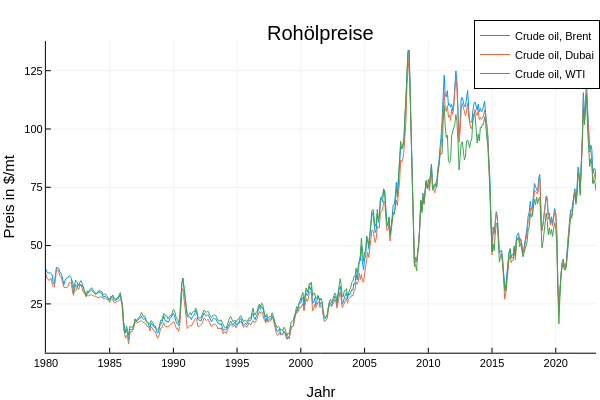

Source (notebook cell):
### Markdown cell above
#### Aufgabe: 
1. Erstelle einen Plot, der 
- die Zeitreihen der Preise für die Rohölsorten Brent, Dubai, WTI und den Average  beinhaltet,
- ab dem Jahr 1980 bis heute läuft und als alle fünf Jahre ein x-label hat, das nur das Jahr (statt dem vollen Datum) darstellt,
- passende Achsen- und Legendenlabels hat,
- ein passendes Theme verwendet.

### Code cell
df_1980 = @pipe  df |> subset(_ , :date => (x -> year.(x).>1979))

x = df_1980[:,"date"]

#x2 = df_1980.date
y1=df_1980[:,"Crude oil, Brent"]
y2=df_1980[:,"Crude oil, Dubai"]
y3=df_1980[:,"Crude oil, WTI"]

y = Matrix(select(df_1980,"Crude oil, Brent","Crude oil, Dubai","Crude oil, WTI"))

years = [i for i in range(df_1980.date[1],df_1980.date[end],step = Year(5))]
year_label = ["$year" for year in range(year(df_1980.date[1]),year(df_1980.date[end]),step = 5)]


plot1 = plot(x,y,
        title = "Rohölpreise",
        labels = ["Crude oil, Brent" "Crude oil, Dubai" "Crude oil, WTI"],
        xlabel = "Jahr",
        ylabel = "Preis in \$/mt",
        xlims = extrema(x),
        xticks = (years,year_label),
        #palette = cgrad(:matter, 3),
        #background_colour = :lightgray)
)

### Figure 1 — Plotly figure (JSON) as saved in the notebook; plotly's stock layout.template omitted (floating-point values rounded to 4 significant figures; data arrays with more than 128 entries replaced by an {"elided": "..."} marker saying what was removed)
{"data": [{"colorbar": {"len": 0.8657, "title": "", "x": 0.9934, "y": 0.5087}, "legendgroup": "Crude oil, Brent", "line": {"color": "rgba(0, 154, 250, 1.000)", "dash": "solid", "shape": "linear", "width": 1}, "mode": "lines", "name": "Crude oil, Brent", "showlegend": true, "type": "scatter", "x": {"elided": "519 int values"}, "xaxis": "x", "y": {"elided": "519 float values"}, "yaxis": "y"}, {"colorbar": {"len": 0.8657, "title": "", "x": 0.9934, "y": 0.5087}, "legendgroup": "Crude oil, Dubai", "line": {"color": "rgba(227, 111, 71, 1.000)", "dash": "solid", "shape": "linear", "width": 1}, "mode": "lines", "name": "Crude oil, Dubai", "showlegend": true, "type": "scatter", "x": {"elided": "519 int values"}, "xaxis": "x", "y": {"elided": "519 float values"}, "yaxis": "y"}, {"colorbar": {"len": 0.8657, "title": "", "x": 0.9934, "y": 0.5087}, "legendgroup": "Crude oil, WTI", "line": {"color": "rgba(62, 164, 78, 1.000)", "dash": "solid", "shape": "linear", "width": 1}, "mode": "lines", "name": "Crude oil, WTI", "showlegend": true, "type": "scatter", "x": {"elided": "495 int values"}, "xaxis": "x", "y": {"elided": "495 float values"}, "yaxis": "y"}], "layout": {"annotations": [{"font": {"color": "rgba(0, 0, 0, 1.000)", "family": "sans-serif", "size": 20}, "rotation": 0, "showarrow": false, "text": "Rohölpreise", "x": 0.535, "xanchor": "center", "xref": "paper", "y": 1, "yanchor": "top", "yref": "paper"}], "height": 400, "legend": {"bgcolor": "rgba(255, 255, 255, 1.000)", "bordercolor": "rgba(0, 0, 0, 1.000)", "borderwidth": 1, "font": {"color": "rgba(0, 0, 0, 1.000)", "family": "sans-serif", "size": 11}, "title": {"font": {"color": "rgba(0, 0, 0, 1.000)", "family": "sans-serif", "size": 15}, "text": ""}, "tracegroupgap": 0, "traceorder": "normal", "x": 1, "xanchor": "auto", "y": 1, "yanchor": "auto"}, "margin": {"b": 20, "l": 0, "r": 0, "t": 20}, "paper_bgcolor": "rgba(255, 255, 255, 1.000)", "plot_bgcolor": "rgba(255, 255, 255, 1.000)", "showlegend": true, "width": 600, "xaxis": {"anchor": "y", "domain": [0.07647, 0.9934], "gridcolor": "rgba(0, 0, 0, 0.100)", "gridwidth": 0.5, "linecolor": "rgba(0, 0, 0, 1.000)", "mirror": false, "range": [722815, 738580], "showgrid": true, "showline": true, "showticklabels": true, "tickangle": 0, "tickcolor": "rgb(0, 0, 0)", "tickfont": {"color": "rgba(0, 0, 0, 1.000)", "family": "sans-serif", "size": 11}, "tickmode": "array", "ticks": "inside", "ticktext": ["1980", "1985", "1990", "1995", "2000", "2005", "2010", "2015", "2020"], "tickvals": [722815, 724642, 726468, 728294, 730120, 731947, 733773, 735599, 737425], "title": "Jahr", "titlefont": {"color": "rgba(0, 0, 0, 1.000)", "family": "sans-serif", "size": 15}, "type": "-", "visible": true, "zeroline": false, "zerolinecolor": "rgba(0, 0, 0, 1.000)"}, "yaxis": {"anchor": "x", "domain": [0.07581, 0.9415], "gridcolor": "rgba(0, 0, 0, 0.100)", "gridwidth": 0.5, "linecolor": "rgba(0, 0, 0, 1.000)", "mirror": false, "range": [4.068, 137.7], "showgrid": true, "showline": true, "showticklabels": true, "tickangle": 0, "tickcolor": "rgb(0, 0, 0)", "tickfont": {"color": "rgba(0, 0, 0, 1.000)", "family": "sans-serif", "size": 11}, "tickmode": "array", "ticks": "inside", "ticktext": ["25", "50", "75", "100", "125"], "tickvals": [25, 50, 75, 100, 125], "title": "Preis in $/mt", "titlefont": {"color": "rgba(0, 0, 0, 1.000)", "family": "sans-serif", "size": 15}, "type": "-", "visible": true, "zeroline": false, "zerolinecolor": "rgba(0, 0, 0, 1.000)"}}}
